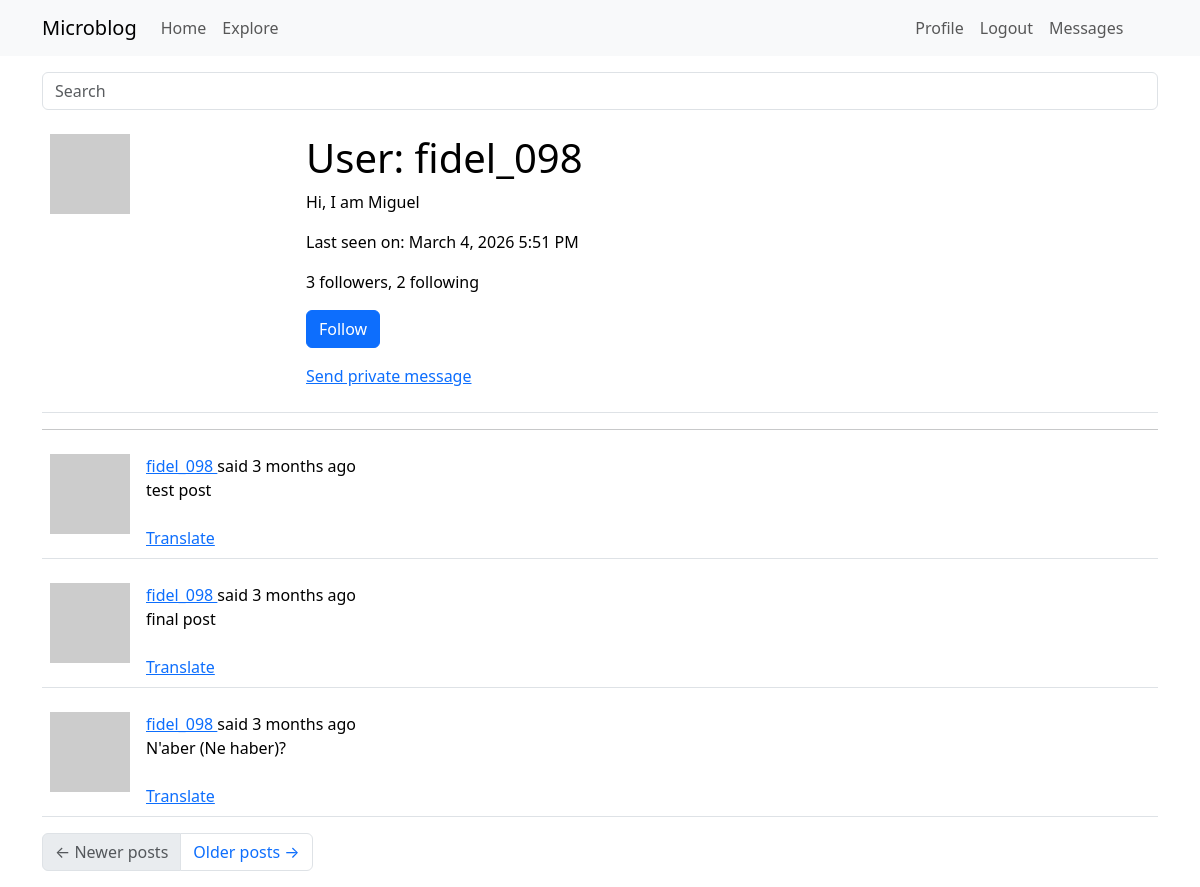
The app's page /user/fidel_098 (signed in), older data.
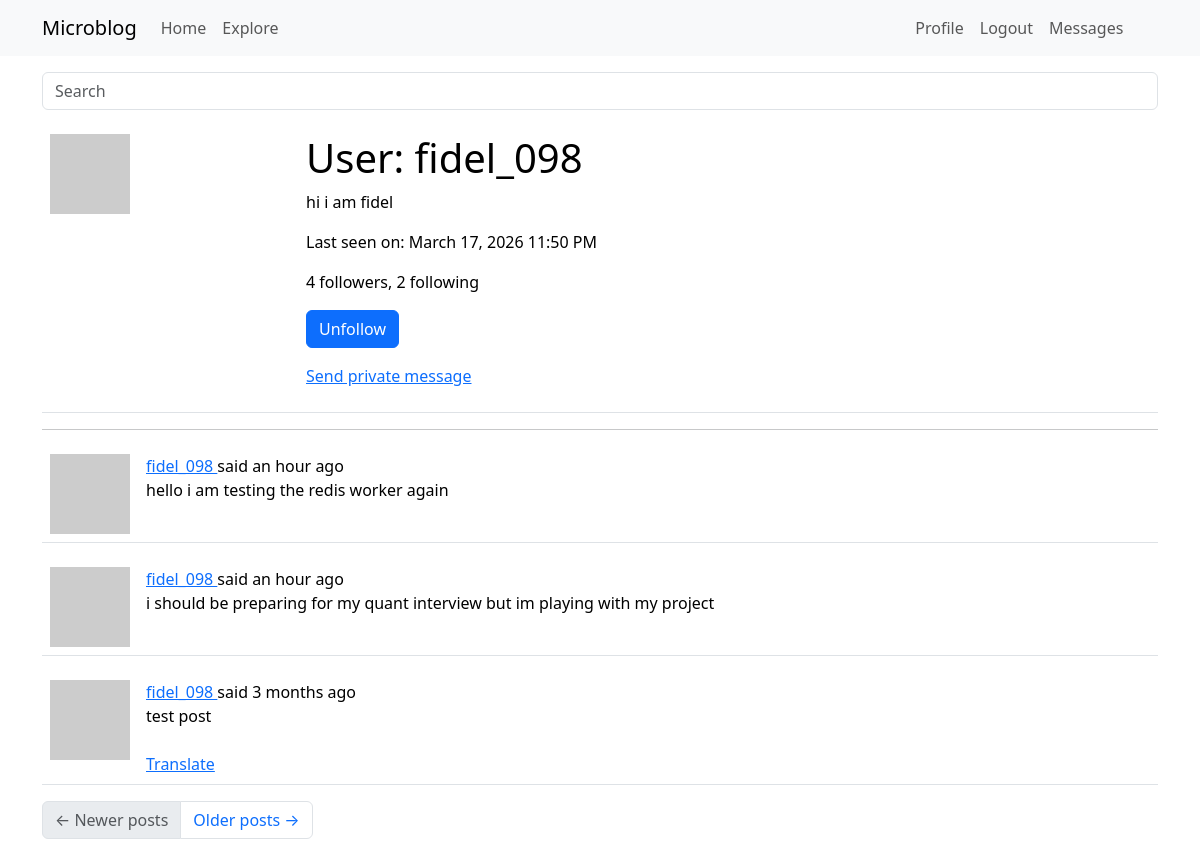
The same page, newer data.
### app/models.py (models this page shows, shortened)
class PaginatedAPIMixin(object):
    @staticmethod
    def to_collection_dict(query, page, per_page, endpoint, **kwargs): #it takes an sql query, a page number and a page size
        resources = db.paginate(query, page=page, per_page=per_page, error_out=False)
        data = {
          'items': [item.to_dict() for item in resources.items],
            '_meta': {
                'page': page,
                'per_page': per_page,
                'total_pages': resources.pages,
                'total_items': resources.total
            },
            '_links': {
                'self': url_for(endpoint, page=page, per_page=per_page,
                                **kwargs), #takes the endpoint argument for the view function that needs to be used in the url_for calls
                'next': url_for(endpoint, page=page + 1, per_page=per_page,
                                **kwargs) if resources.has_next else None,
                'prev': url_for(endpoint, page=page - 1, per_page=per_page,
                                **kwargs) if resources.has_prev else None
            }
        }
        return data

class User(PaginatedAPIMixin, UserMixin, db.Model):
    __tablename__ = "user"
    id: so.Mapped[int] = so.mapped_column(primary_key=True)
    username: so.Mapped[str] = so.mapped_column(sa.String(64), index=True, unique=True)
    email: so.Mapped[str] = so.mapped_column(sa.String(120), index=True, unique=True)
    password_hash: so.Mapped[Optional[str]] = so.mapped_column(sa.String(256))
    posts: so.WriteOnlyMapped['Post'] = so.relationship(back_populates='author')
    about_me: so.Mapped[Optional[str]] = so.mapped_column(sa.String(140))
    last_seen: so.Mapped[Optional[datetime]] = so.mapped_column(default=lambda:
                                datetime.now(timezone.utc))
    def avatar(self, size):
        digest = md5(self.email.lower().encode('utf-8')).hexdigest()
        return f'https://www.gravatar.com/avatar/{digest}?d=identicon&s={size}'
    following: so.WriteOnlyMapped['User'] = so.relationship(
        secondary=followers,
        primaryjoin=(followers.c.follower_id == id),
        secondaryjoin=(followers.c.followed_id == id),
        back_populates='followers')
    followers: so.WriteOnlyMapped['User'] = so.relationship(
        secondary=followers, primaryjoin=(followers.c.followed_id == id),
        secondaryjoin=(followers.c.follower_id == id),
        back_populates='following')
    def is_following(self, user):
        query = self.following.select().where(User.id == user.id)
        return db.session.scalar(query)
    def followers_count(self):
        query = sa.select(sa.func.count()).select_from(
            self.followers.select().subquery())
        return db.session.scalar(query)
    def following_count(self):
        query = sa.select(sa.func.count()).select_from(
            self.following.select().subquery())
        return db.session.scalar(query)
    last_message_read_time: so.Mapped[Optional[datetime]]
    messages_sent: so.WriteOnlyMapped['Message'] = so.relationship(foreign_keys='Message.sender_id', back_populates='author')
    messages_received: so.WriteOnlyMapped['Message'] = so.relationship(foreign_keys='Message.recipient_id', back_populates='recipient')
    def unread_message_count(self):
        last_read_time = self.last_message_read_time or datetime(1900, 1, 1)
        query = sa.select(Message).where(Message.recipient == self, Message.timestamp > last_read_time)
        return db.session.scalar(sa.select(sa.func.count()).select_from(query.subquery()))
    notifications: so.WriteOnlyMapped['Notification'] = so.relationship(back_populates='user')
    tasks: so.WriteOnlyMapped['Task'] = so.relationship(back_populates='user')
    def get_tasks_in_progress(self):
        query = self.tasks.select().where(Task.complete == False)
        return db.session.scalars(query)
    token: so.Mapped[Optional[str]] = so.mapped_column(sa.String(32), index=True, unique=True)
    token_expiration: so.Mapped[Optional[datetime]] = so.mapped_column(sa.DateTime)

class SearchableMixin(object):
    @classmethod
    def before_commit(cls, session):
        session._changes = { #session._changes is a custom attribute added to the session object to track changes made during the session
            'add': list(session.new), #list of new objects to be added
            'update': list(session.dirty), #list of modified objects
            'delete': list(session.deleted) #list of deleted objects
        }
    @classmethod
    def after_commit(cls, session):
        for obj in session._changes['add']:
            if isinstance(obj, SearchableMixin):
                add_to_index(obj.__tablename__, obj)
        for obj in session._changes['update']:
            if isinstance(obj, SearchableMixin):
                add_to_index(obj.__tablename__, obj)
        for obj in session._changes['delete']:
            if isinstance(obj, SearchableMixin):
                remove_from_index(obj.__tablename__, obj)
        session._changes = None

class Post(SearchableMixin, db.Model):
    __tablename__ = "post"
    __searchable__ = ['body'] #this indicates that the body field of the Post model should be indexed for full-text search
    id: so.Mapped[int] = so.mapped_column(primary_key=True)
    body: so.Mapped[str] = so.mapped_column(sa.String(140))
    timestamp: so.Mapped[datetime] = so.mapped_column(index=True, default=lambda: datetime.now(timezone.utc))
    user_id: so.Mapped[int] = so.mapped_column(sa.ForeignKey(User.id), index=True)
    author: so.Mapped[User] = so.relationship(back_populates='posts')
    language: so.Mapped[Optional[str]] = so.mapped_column(sa.String(5))

### app/main/routes.py (the view)
@bp.route('/user/<username>')
@login_required
def user(username):
    user = db.first_or_404(sa.select(User).where(User.username == username))
    page = request.args.get('page', 1, type=int)
    query = user.posts.select().order_by(Post.timestamp.desc())
    posts = db.paginate(query, page=page, per_page=current_app.config['POSTS_PER_PAGE'], error_out=False)
    prev_url=None
    next_url=None
    if posts.has_next:
        next_url = url_for('main.user', username=user.username, page=posts.next_num)
    if posts.has_prev:
        prev_url = url_for('main.user', username=user.username, page=posts.prev_num)
    form = EmptyForm()
    return render_template('user.html',form=form,
                           posts=posts.items, next_url=next_url,
                           prev_url=prev_url, user=user, delete_form=form)

### app/main/forms.py
class SearchForm(FlaskForm):
    q = StringField(_l('Search'), validators=[DataRequired()])
    def __init__(self, *args, **kwargs):
        if 'formdata' not in kwargs:
            kwargs['formdata'] = request.args
        if 'meta' not in kwargs:
            kwargs['meta'] = {'csrf': False}
        super(SearchForm, self).__init__(*args, **kwargs)

class EmptyForm(FlaskForm):
    submit = SubmitField(_l('Submit'))

### app/__init__.py (called while the page is built)
def get_locale():
    return request.accept_languages.best_match(current_app.config['LANGUAGES'])

### app/main/routes.py (called while the page is built)
@bp.before_request
def before_request():
    if current_user.is_authenticated:
        current_user.last_seen = datetime.now(timezone.utc)
        db.session.commit()
        g.search_form = SearchForm()
    g.locale = str(get_locale())

### app/models.py (called while the page is built)
@login.user_loader
def load_user(id):
    return db.session.get(User, int(id))

### app/templates/user.html (shortened to what this page needs)
{%extends "base.html" %}
{% block content %}
   <table class="table table-hover">
       <tr valign="top">
            <td width="256px"><img src = "{{ user.avatar(128) }}"></td>
            <td>
               <h1>{{ _('User') }}: {{ user.username }}</h1>
               {% if user.about_me %}<p>{{ user.about_me }}</p>{% endif %}
               {% if user.last_seen %}<p>{{ _('Last seen on') }}: {{ moment(user.last_seen).format('LLL') }}</p>{% endif %}
                <p>{{ _('%(count)d followers', count=user.followers_count()) }}, {{ _('%(count)d following', count=user.following_count()) }}</p>
                {% if user == current_user %}
               <p>
                   <a href="{{ url_for('main.edit_profile') }}">{{ _('Edit your profile') }}</a>
                   {% if not current_user.get_task_in_progress('export_posts') %}
                   | <a href="{{ url_for('main.export_posts') }}">{{ _('Export your posts') }}</a>
                   {% endif %}
               </p>
               {% elif not current_user.is_following(user) %}
               <p>
                   <form action="{{ url_for('main.follow', username=user.username) }}" method="post">
                       {{ form.submit(value=_('Follow'), class_='btn btn-primary') }}
                   </form>
               </p>
               {% else %}
               <p>
                   <form action="{{ url_for('main.unfollow', username=user.username) }}" method="post">
                       {{ form.submit(value=_('Unfollow'), class_='btn btn-primary') }}
                   </form>
               </p>
               {% endif %}
               {% if user != current_user %}
               <p>
                   <a href="{{ url_for('main.send_message', recipient=user.username) }}">
                       {{_('Send private message')}}
                   </a>
               </p>
               {% endif %}
           </td>
       </tr>
   </table>
   <hr>
   {% for post in posts %}
       {% include '_post.html' %}
   {% endfor %}
   <nav aria-label="Post navigation">
       <ul class="pagination">
           <li class="page-item{% if not prev_url %} disabled{% endif %}">
               <a class="page-link" href="{{ prev_url }}">
                   <span aria-hidden="true">&larr;</span> Newer posts
               </a>
           </li>
           <li class="page-item{% if not next_url %} disabled{% endif %}">
               <a class="page-link" href="{{ next_url }}">
                   Older posts <span aria-hidden="true">&rarr;</span>
               </a>
           </li>
       </ul>
   </nav>
{% endblock %}

### app/templates/base.html (shortened to what this page needs)
<!doctype html>
<html>
    <head>
      <link
        href="https://cdn.jsdelivr.net/npm/bootstrap@5.3.2/dist/css/bootstrap.min.css"
        rel="stylesheet"
      >
    </head>
    <body>
        <nav class="navbar navbar-expand-lg bg-body-tertiary">
        <div class="container">
          <a class="navbar-brand" href="{{ url_for('main.index') }}">Microblog</a>
        <div class="collapse navbar-collapse" id="navbarSupportedContent">
          <ul class="navbar-nav me-auto mb-2 mb-lg-0">
            <li class="nav-item">
              <a class="nav-link" aria-current="page" href="{{ url_for('main.index') }}">Home</a>
            </li>
            <li class="nav-item">
              <a class="nav-link" aria-current="page" href="{{ url_for('main.explore') }}">Explore</a>
            </li>
          </ul>
          <ul class="navbar-nav mb-2 mb-lg-0">
          {% if current_user.is_anonymous %}
          <li class="nav-item">
              <a class="nav-link" aria-current="page" href="{{ url_for('auth.login') }}">Login</a>
          </li>
            {% else %}
          <li class="nav-item">
              <a class="nav-link" aria-current="page" href="{{ url_for('main.user', username=current_user.username) }}">Profile</a>
          </li>
          <li class="nav-item">
              <a class="nav-link" aria-current="page" href="{{ url_for('auth.logout') }}">Logout</a>
            </li>
          <li class="nav-item">
            <a class="nav-link" aria-current="page" href="{{ url_for('main.messages')}}">{{ _('Messages') }}
              {% set unread_message_count = current_user.unread_message_count() %}
            </a>
          </li>
          {% endif %}
        </ul>
        </div>
      </div>
    </nav>
    <div class="container mt-3">
      {% if g.search_form %}
          <form method="GET" action="{{ url_for('main.search') }}" class="mb-3">
           <div class="input-group">
               {{ g.search_form.q(size=20, class='form-control', placeholder=g.search_form.q.label.text) }}
              </div>
            </form>
        {% endif %}
        {% block content %}{% endblock %}
      </div>
  </body>
</html>

### app/templates/_post.html (shortened to what this page needs)
<table class="table table-hover">
    <tr>
        <td width="70px">
            <a href="{{ url_for('main.user', username=post.author.username) }}">
            <img src="{{ post.author.avatar(36) }}">
            </a>
        </td>
        <td>
            {{ _('%(username)s said %(when)s',
                username=user_link, when=moment(post.timestamp).fromNow()) }}
                <br>
            <span id="post{{ post.id }}">{{ post.body }}</span>
            {% if post.language and post.language != g.locale %}
            <br><br>
            <span id="translation{{ post.id }}">
                    <a href="javascript:translate(
                                'post{{ post.id }}',
                                'translation{{ post.id }}',
                                '{{ post.language }}',
                                '{{ g.locale }}');">{{ _('Translate') }}</a>
                </span>
            {% endif %}
        </td>
    </tr>
</table>

Row changes from the older to the newer data that the page shows:
no longer on this page (row unchanged): Post: body "final post"
no longer on this page (row unchanged): Post: body "N'aber (Ne haber)?"
changed User "fidel_098": about_me "Hi, I am Miguel" → "hi i am fidel"; last_seen "March 4, 2026 5:51 PM" → "March 17, 2026 11:50 PM"
added Post: body "hello i am testing the redis worker again"
added Post: body "i should be preparing for my quant interview but im playing with my project"
Text that changed along with them:
form field submit: (not shown) → "Unfollow"
form field submit: "Follow" → (not shown)
text no longer shown: "3 followers"
text now shown: "4 followers"
